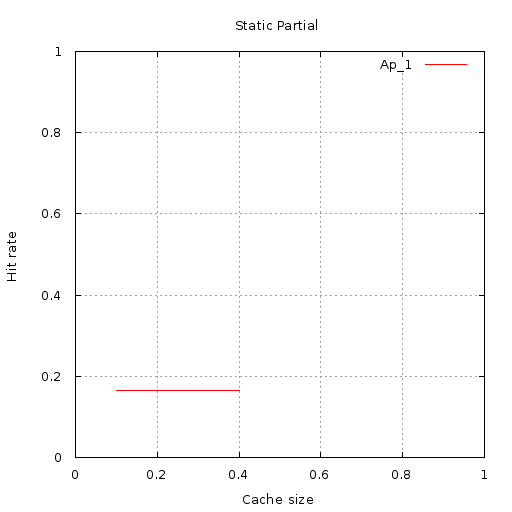

The gnuplot source for this figure:
set terminal  png size 512,512 font 'Verdana, 10'
set title "Static Partial"
set output '//home//cat//Documents//CACHE//Results//PlotData//Static partial//1496314293//HR_VS_SIZE//size_vs_hr.png'
set ylabel "Hit rate"
set yrange [0:1]
set xlabel "Cache size"
set xrange [0:1]
set grid xtics ytics
plot '//home//cat//Documents//CACHE//Results//PlotData//Static partial//1496314293//HR_VS_SIZE//App_1.txt' using 1:2 with lines title 'Ap_1'
